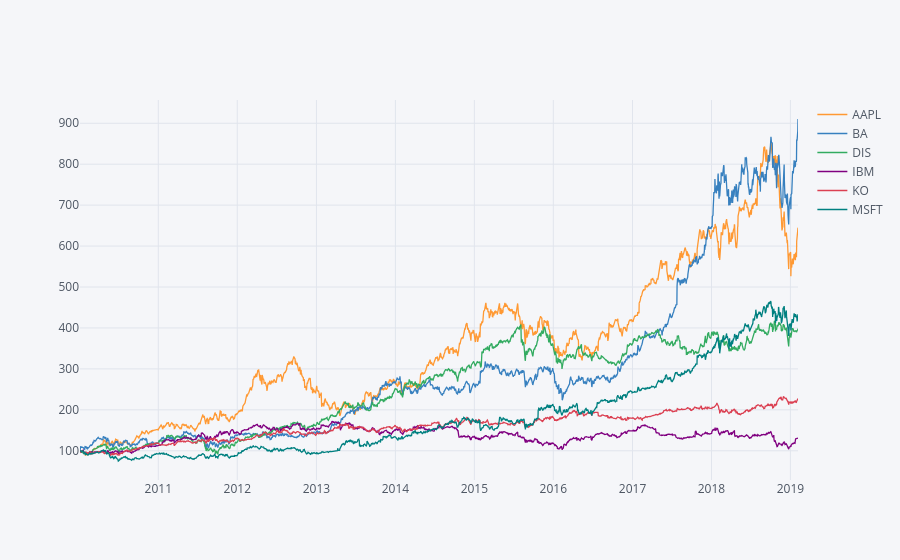

The cell this chart's notebook holds for it:
### Code cell
norm.iplot()

### Figure 1 — Plotly figure (JSON) as saved in the notebook; plotly's stock layout.template omitted (floating-point values rounded to 4 significant figures; data arrays with more than 128 entries replaced by an {"elided": "..."} marker saying what was removed)
{"data": [{"line": {"color": "rgba(255, 153, 51, 1.0)", "dash": "solid", "shape": "linear", "width": 1.3}, "mode": "lines", "name": "AAPL", "text": "", "type": "scatter", "x": {"elided": "2288 str values"}, "y": {"elided": "2288 float values"}}, {"line": {"color": "rgba(55, 128, 191, 1.0)", "dash": "solid", "shape": "linear", "width": 1.3}, "mode": "lines", "name": "BA", "text": "", "type": "scatter", "x": {"elided": "2288 str values"}, "y": {"elided": "2288 float values"}}, {"line": {"color": "rgba(50, 171, 96, 1.0)", "dash": "solid", "shape": "linear", "width": 1.3}, "mode": "lines", "name": "DIS", "text": "", "type": "scatter", "x": {"elided": "2288 str values"}, "y": {"elided": "2288 float values"}}, {"line": {"color": "rgba(128, 0, 128, 1.0)", "dash": "solid", "shape": "linear", "width": 1.3}, "mode": "lines", "name": "IBM", "text": "", "type": "scatter", "x": {"elided": "2288 str values"}, "y": {"elided": "2288 float values"}}, {"line": {"color": "rgba(219, 64, 82, 1.0)", "dash": "solid", "shape": "linear", "width": 1.3}, "mode": "lines", "name": "KO", "text": "", "type": "scatter", "x": {"elided": "2288 str values"}, "y": {"elided": "2288 float values"}}, {"line": {"color": "rgba(0, 128, 128, 1.0)", "dash": "solid", "shape": "linear", "width": 1.3}, "mode": "lines", "name": "MSFT", "text": "", "type": "scatter", "x": {"elided": "2288 str values"}, "y": {"elided": "2288 float values"}}], "layout": {"legend": {"bgcolor": "#F5F6F9", "font": {"color": "#4D5663"}}, "paper_bgcolor": "#F5F6F9", "plot_bgcolor": "#F5F6F9", "title": {"font": {"color": "#4D5663"}}, "xaxis": {"gridcolor": "#E1E5ED", "showgrid": true, "tickfont": {"color": "#4D5663"}, "title": {"font": {"color": "#4D5663"}, "text": ""}, "zerolinecolor": "#E1E5ED"}, "yaxis": {"gridcolor": "#E1E5ED", "showgrid": true, "tickfont": {"color": "#4D5663"}, "title": {"font": {"color": "#4D5663"}, "text": ""}, "zerolinecolor": "#E1E5ED"}}}
